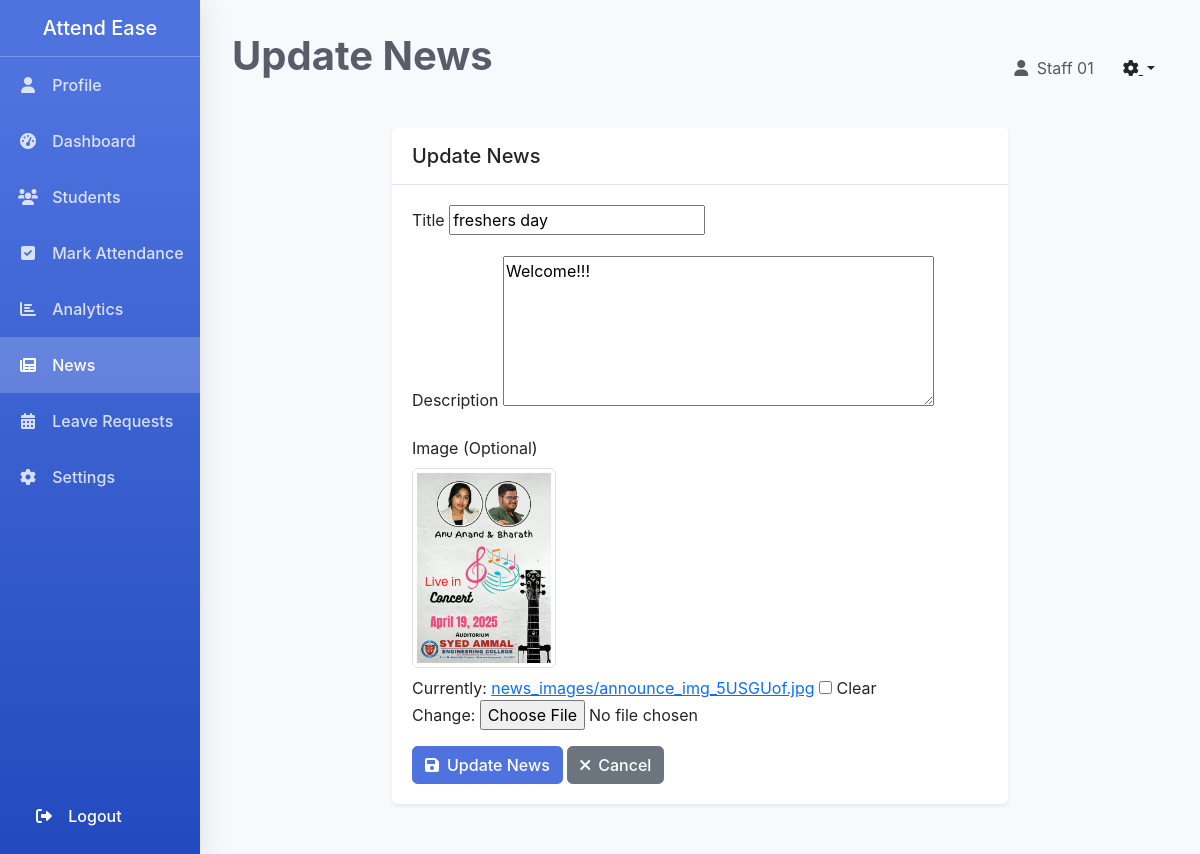
Screenshot of /admin-panel/admin-panel/news/4/update/ (signed in) with the database file from the repository.
### attendance_core/models.py (models this page shows)
class News(models.Model):
    title = models.CharField(max_length=200)
    description = models.TextField()
    image = models.ImageField(upload_to='news_images/', null=True, blank=True)
    posted_by = models.ForeignKey(User, on_delete=models.SET_NULL, null=True, related_name='posted_news')
    created_at = models.DateTimeField(auto_now_add=True)
    updated_at = models.DateTimeField(auto_now=True)
    class Meta:
        ordering = ['-created_at']

### attendance_core/views.py (the view)
# urls.py: path('admin-panel/news/<int:news_id>/update/', views.update_news, name='update_news'),
@login_required
@user_passes_test(is_admin)
def update_news(request, news_id):
    news = get_object_or_404(News, id=news_id)
    if request.method == 'POST':
        form = NewsForm(request.POST, request.FILES, instance=news)
        if form.is_valid():
            form.save()
            messages.success(request, 'News updated successfully')
            return redirect('manage_news')
    else:
        form = NewsForm(instance=news)
    return render(request, 'attendance_core/admin/update_news.html', {
        'form': form,
        'news': news
    })

### attendance_core/forms.py
class NewsForm(forms.ModelForm):
    class Meta:
        model = News
        fields = ['title', 'description', 'image']
        widgets = {
            'description': forms.Textarea(attrs={'rows': 4})
        }

### attendance_core/views.py (called while the page is built)
def is_admin(user):
    return user.is_authenticated and user.is_staff

### attendance_core/templates/attendance_core/admin/update_news.html (shortened to what this page needs)
{% extends 'attendance_core/base.html' %}
{% block page_title %}Update News{% endblock %}
{% block content %}
<div class="row">
    <div class="col-md-8 mx-auto">
        <div class="card shadow-sm">
            <div class="card-header bg-white">
                <h5 class="card-title mb-0">Update News</h5>
            </div>
            <div class="card-body">
                <form method="post" enctype="multipart/form-data">
                    <div class="row g-3">
                        <div class="col-md-12">
                            <label for="id_title" class="form-label">Title</label>
                            {{ form.title }}
                        </div>
                        <div class="col-md-12">
                            <label for="id_description" class="form-label">Description</label>
                            {{ form.description }}
                        </div>
                        <div class="col-md-12">
                            <label for="id_image" class="form-label">Image (Optional)</label>
                            {% if news.image %}
                            <div class="mb-2">
                                <img src="{{ news.image.url }}" alt="Current image" class="img-thumbnail" style="max-height: 200px;">
                            </div>
                            {% endif %}
                            {{ form.image }}
                        </div>
                        <div class="col-12">
                            <button type="submit" class="btn btn-primary">
                                <i class="fas fa-save me-2"></i>Update News
                            </button>
                            <a href="{% url 'manage_news' %}" class="btn btn-secondary">
                                <i class="fas fa-times me-2"></i>Cancel
                            </a>
                        </div>
                    </div>
                </form>
            </div>
        </div>
    </div>
</div>
{% endblock %}

### attendance_core/templates/attendance_core/base.html (shortened to what this page needs)
<!DOCTYPE html>
<html lang="en">
<head>
    <link href="https://cdn.jsdelivr.net/npm/bootstrap@5.3.0/dist/css/bootstrap.min.css" rel="stylesheet">
    <link href="https://cdnjs.cloudflare.com/ajax/libs/font-awesome/6.0.0/css/all.min.css" rel="stylesheet">
</head>
<body>
    <div class="container-fluid">
        <div class="row">
            <div class="col-md-3 col-lg-2 sidebar">
                <div class="d-flex flex-column h-100">
                    <div class="p-3 text-center">
                        <h5 class="text-white mb-0">Attend Ease</h5>
                    </div>
                    <hr class="border-light my-0">
                    {% if user.is_staff %}
                        <div class="d-flex flex-column">
                            <a href="{% url 'admin_profile' %}" class="nav-link {% if request.resolver_match.url_name == 'admin_profile' %}active{% endif %}">
                                <i class="fas fa-user"></i> Profile
                            </a>
                            <a href="{% url 'admin_dashboard' %}" class="nav-link {% if request.resolver_match.url_name == 'admin_dashboard' %}active{% endif %}">
                                <i class="fas fa-tachometer-alt"></i> Dashboard
                            </a>
                            <a href="{% url 'student_management' %}" class="nav-link {% if request.resolver_match.url_name == 'student_management' %}active{% endif %}">
                                <i class="fas fa-users"></i> Students
                            </a>
                            <a href="{% url 'mark_attendance' %}" class="nav-link {% if request.resolver_match.url_name == 'mark_attendance' %}active{% endif %}">
                                <i class="fas fa-check-square"></i> Mark Attendance
                            </a>
                            <a href="{% url 'attendance_analytics' %}" class="nav-link {% if request.resolver_match.url_name == 'attendance_analytics' %}active{% endif %}">
                                <i class="fas fa-chart-bar"></i> Analytics
                            </a>
                            <a href="{% url 'manage_news' %}" class="nav-link {% if request.resolver_match.url_name == 'manage_news' %}active{% endif %}">
                                <i class="fas fa-newspaper"></i> News
                            </a>
                            <a href="{% url 'manage_leave_requests' %}" class="nav-link {% if request.resolver_match.url_name == 'manage_leave_requests' %}active{% endif %}">
                                <i class="fas fa-calendar-alt"></i> Leave Requests
                            </a>
                            <a href="{% url 'admin_settings' %}" class="nav-link {% if request.resolver_match.url_name == 'admin_settings' %}active{% endif %}">
                                <i class="fas fa-cog"></i> Settings
                            </a>
                        </div>
                    {% endif %}
                    <div class="mt-auto p-3">
                        <a href="{% url 'logout' %}" class="nav-link text-white">
                            <i class="fas fa-sign-out-alt"></i> Logout
                        </a>
                    </div>
                </div>
            </div>
            <div class="col-md-9 col-lg-10 main-content">
                <div class="d-flex justify-content-between align-items-center mb-4">
                    <h1 class="page-title">{% block page_title %}{% endblock %}</h1>
                    <div class="d-flex align-items-center">
                        <span class="me-3 text-muted">
                            <i class="fas fa-user me-1"></i>
                            {{ user.get_full_name|default:user.username }}
                        </span>
                        <div class="dropdown">
                            <button class="btn btn-link text-dark dropdown-toggle" type="button" id="userDropdown" data-bs-toggle="dropdown" aria-expanded="false">
                                <i class="fas fa-cog"></i>
                            </button>
                        </div>
                    </div>
                </div>
                {% block content %}{% endblock %}
            </div>
        </div>
    </div>
</body>
</html>

### attendance_core/templates/attendance_core/base.html (style rules this page uses)
:root { --primary-color: #4e73df; --secondary-color: #858796; --success-color: #1cc88a; --info-color: #36b9cc; --warning-color: #f6c23e; --danger-color: #e74a3b; --light-color: #f8f9fc; --dark-color: #5a5c69; }
body { background-color: #f8f9fc; font-family: 'Nunito', -apple-system, BlinkMacSystemFont, "Segoe UI", Roboto, "Helvetica Neue", Arial, sans-serif; }
.sidebar { background: linear-gradient(180deg, var(--primary-color) 10%, #224abe 100%); min-height: 100vh; padding: 0; box-shadow: 0 0.15rem 1.75rem 0 rgba(58, 59, 69, 0.15); }
.sidebar .nav-link { color: rgba(255, 255, 255, 0.8); padding: 1rem; font-weight: 500; transition: all 0.3s; }
.sidebar .nav-link.active { color: #fff; background: rgba(255, 255, 255, 0.2); }
.sidebar .nav-link i { margin-right: 0.5rem; width: 1.5rem; text-align: center; }
.main-content { padding: 2rem; }
.card { border: none; border-radius: 0.35rem; box-shadow: 0 0.15rem 1.75rem 0 rgba(58, 59, 69, 0.15); margin-bottom: 1.5rem; }
.card-header { background-color: #fff; border-bottom: 1px solid #e3e6f0; padding: 1rem 1.25rem; }
.card-body { padding: 1.25rem; }
.btn { border-radius: 0.35rem; padding: 0.375rem 0.75rem; font-weight: 500; transition: all 0.3s; }
.btn-primary { background-color: var(--primary-color); border-color: var(--primary-color); }
.page-title { color: var(--dark-color); font-weight: 700; margin-bottom: 1.5rem; }

### attendance_core/templates/attendance_core/admin/update_news.html (style rules this page uses)
textarea { min-height: 150px; }

### rows the page displays
News: title "freshers day", description "Welcome!!!", image (picture)

### other values shown
{{ user.get_full_name|default:user.username }} "Staff 01"
